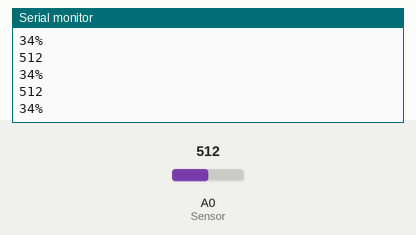
Simulated run of this sketch. Board: Arduino Uno, built with avr-gcc and run on an emulated ATmega328P. On the bench: the last lines printed to the serial monitor. Inputs (shaded band) come from the test bench; at power-on: A0 (Sensor) = 512.

Above: at 1.2 s.
1.3 s: A0 (Sensor) set to 602
At 1.69 s:
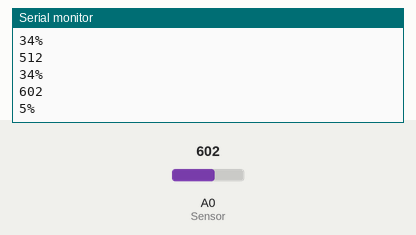
2.8 s: A0 (Sensor) set to 617
At 3.19 s:
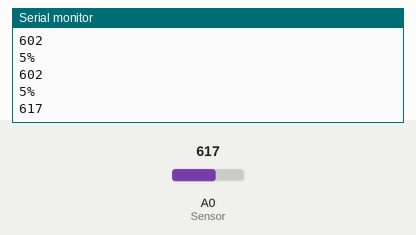
Timing chart, 0 to 5.8 s (numbered marks = the images above; inputs shaded):
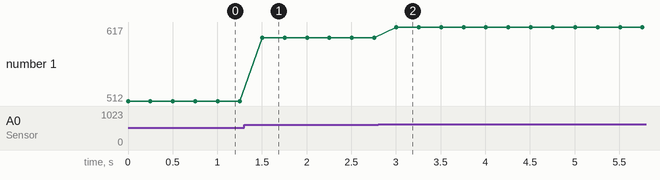

The sketch:

moisture_sensor.ino
```cpp
const int AirValue = 620;   //you need to replace this value with Value_1
const int WaterValue = 310;  //you need to replace this value with Value_2
int soilMoistureValue = 0;
int soilmoisturepercent=0;
void setup() {
  Serial.begin(9600); // open serial port, set the baud rate to 9600 bps
}
void loop() {
soilMoistureValue = analogRead(A0);  //put Sensor insert into soil
Serial.println(soilMoistureValue);
soilmoisturepercent = map(soilMoistureValue, AirValue, WaterValue, 0, 100);
if(soilmoisturepercent > 100)
{
  Serial.println("100 %");
}
else if(soilmoisturepercent <0)
{
  Serial.println("0 %");
}
else if(soilmoisturepercent >0 && soilmoisturepercent < 100)
{
  Serial.print(soilmoisturepercent);
  Serial.println("%");

}
  delay(250);
}
```

Measured:
- the behaviour switches between 616 and 617 on A0 (Sensor) (found by bisection; images 1 and 2)
- after the input at 1.3 s, the serial monitor: prints a new line after 0.20 s (image 1)
- after the input at 2.8 s, the serial monitor: prints a new line after 0.21 s (image 2)
- plotted number 1: 512 → 602 after the input at 1.3 s, 602 → 617 after the input at 2.8 s
